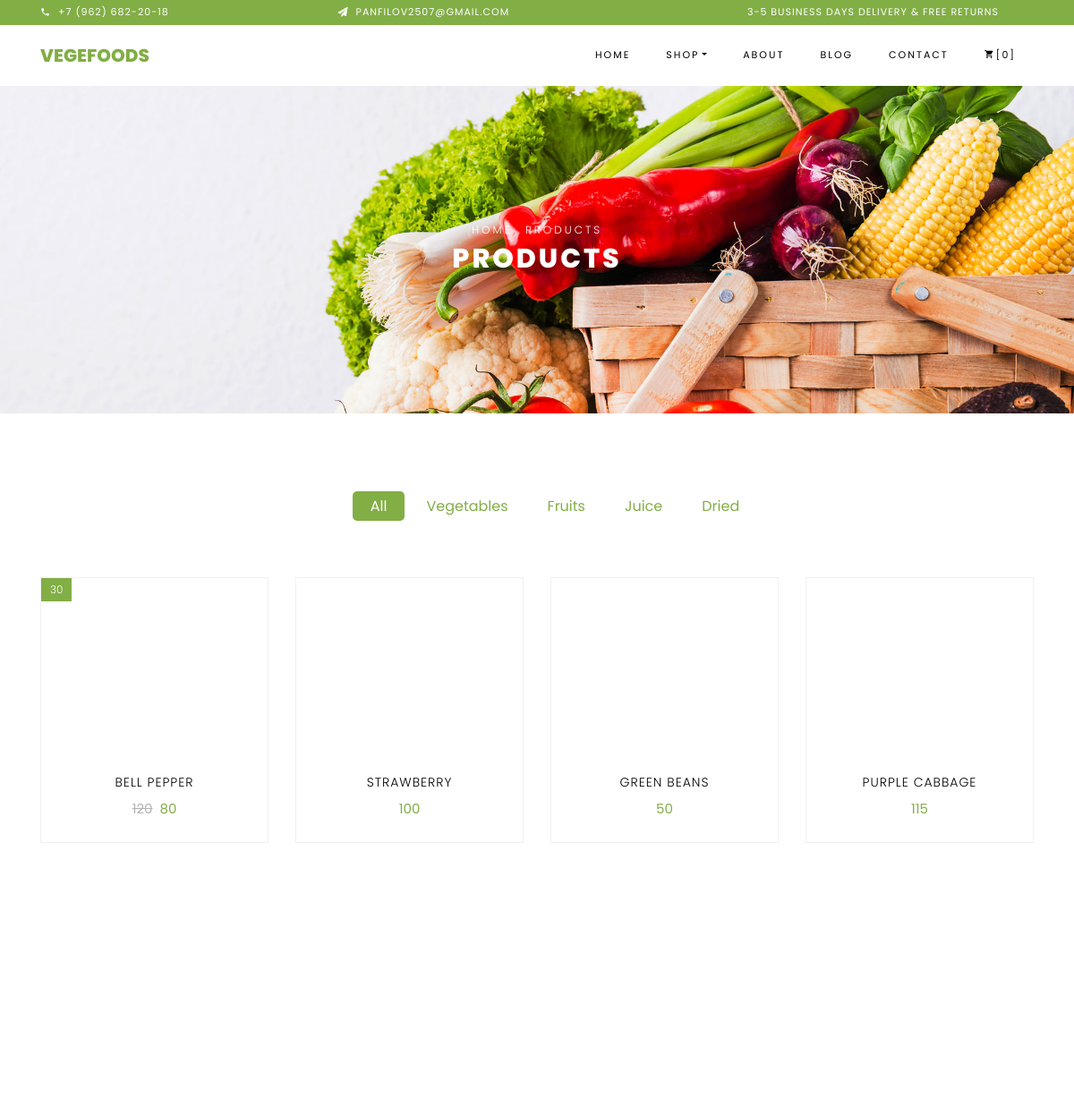
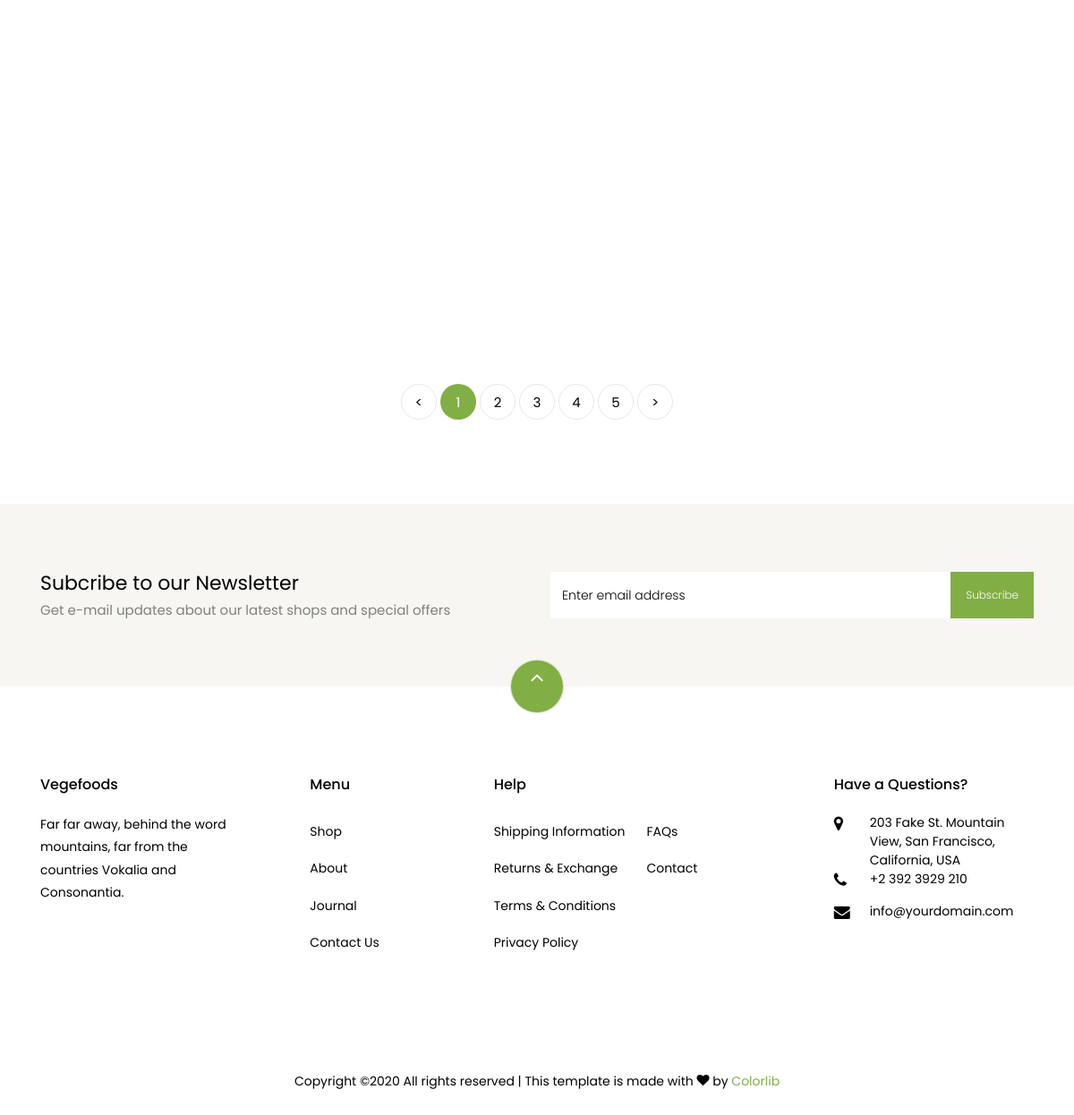
The app's page /shop/ with its own data (2 pictures, top to bottom).
### vegefood/models.py (models this page shows, shortened)
class Product(models.Model):
    TYPE = (
        ('fruits', 'fruits'),
        ('vegetables', 'vegetables'),
        ('juices', 'juices'),
        ('dried', 'dried'),
    )
    name = models.CharField(max_length=20)
    image = models.CharField(max_length=20, blank=True)
    discount = models.IntegerField(null=True, blank=True)
    price_dc = models.IntegerField()
    price_sale = models.IntegerField(null=True, blank=True)
    type = models.CharField(max_length=15, choices=TYPE)

### vegefood/views.py (the view)
# urls.py: path('shop/', ShopView.as_view(), name='shop'),
class ShopView(View):
    def get(self, request):
        context.update({'page_obj': Product.objects.all()})
        return render(request, 'vegefood/shop.html', context)

### vegefood/templates/vegefood/shop.html (shortened to what this page needs)
{% extends "vegefood/base.html" %}
{% load static %}
{% load i18n %}
{% block content %}
    <div class="hero-wrap hero-bread" style="background-image: url('{% static "vegefood/images/bg_1.jpg" %}');">
      <div class="container">
        <div class="row no-gutters slider-text align-items-center justify-content-center">
          <div class="col-md-9 ftco-animate text-center">
          	<p class="breadcrumbs"><span class="mr-2"><a href="{% url 'home' %}">Home</a></span> <span>Products</span></p>
            <h1 class="mb-0 bread">Products</h1>
          </div>
        </div>
      </div>
    </div>
    <section class="ftco-section">
    	<div class="container">
    		<div class="row justify-content-center">
    			<div class="col-md-10 mb-5 text-center">
    				<ul class="product-category">
    					<li><a href="#" class="active">All</a></li>
    					<li><a href="#">Vegetables</a></li>
    					<li><a href="#">Fruits</a></li>
    					<li><a href="#">Juice</a></li>
    					<li><a href="#">Dried</a></li>
    				</ul>
    			</div>
    		</div>
    		<div class="row">
				{% for product in page_obj%}
					<div class="col-md-6 col-lg-3 ftco-animate">
    				<div class="product">
    					<a href="#" class="img-prod"><img class="img-fluid" src="{% static '' %}vegefood/images/{{ product.image }}" alt="Colorlib Template">
    						{% if product.discount %}
								<span class="status">{{ product.discount }}</span>
    						{% endif %}
    					</a>
    					<div class="text py-3 pb-4 px-3 text-center">
    						<h3><a href="#">{{ product.name }}</a></h3>
    						<div class="d-flex">
    							<div class="pricing">
									{% if product.discount %}
		    							<p class="price"><span class="mr-2 price-dc">{{ product.price_dc }}</span><span class="price-sale">{{ product.price_sale }}</span></p>
									{% else %}
										<p class="price"><span>{{ product.price_dc }}</span></p>
									{% endif %}
								</div>
	    					</div>
    					</div>
    				</div>
    			</div>
				{% endfor %}
    		</div>
    		<div class="row mt-5">
          <div class="col text-center">
            <div class="block-27">
              <ul>
                <li><a href="#">&lt;</a></li>
                <li class="active"><span>1</span></li>
                <li><a href="#">2</a></li>
                <li><a href="#">3</a></li>
                <li><a href="#">4</a></li>
                <li><a href="#">5</a></li>
                <li><a href="#">&gt;</a></li>
              </ul>
            </div>
          </div>
        </div>
    	</div>
    </section>
{% endblock %}

### vegefood/templates/vegefood/base.html (shortened to what this page needs)
<!DOCTYPE html>
{% load i18n %}
{% load static %}
<html lang="en">
  <head>
    <link rel="stylesheet" href='{% static "vegefood/css/open-iconic-bootstrap.min.css" %}'>
    <link rel="stylesheet" href='{% static "vegefood/css/animate.css" %}'>
    <link rel="stylesheet" href='{% static "vegefood/css/owl.carousel.min.css" %}'>
    <link rel="stylesheet" href='{% static "vegefood/css/owl.theme.default.min.css" %}'>
    <link rel="stylesheet" href='{% static "vegefood/css/magnific-popup.css" %}'>
    <link rel="stylesheet" href='{% static "vegefood/css/aos.css" %}'>
    <link rel="stylesheet" href='{% static "vegefood/css/ionicons.min.css" %}'>
    <link rel="stylesheet" href='{% static "vegefood/css/bootstrap-datepicker.css" %}'>
    <link rel="stylesheet" href='{% static "vegefood/css/jquery.timepicker.css" %}'>
    <link rel="stylesheet" href='{% static "vegefood/css/flaticon.css" %}'>
    <link rel="stylesheet" href='{% static "vegefood/css/icomoon.css" %}'>
    <link rel="stylesheet" href='{% static "vegefood/css/style.css" %}'>
  </head>
  <body class="goto-here">
		<div class="py-1 bg-primary">
    	<div class="container">
    		<div class="row no-gutters d-flex align-items-start align-items-center px-md-0">
	    		<div class="col-lg-12 d-block">
		    		<div class="row d-flex">
		    			<div class="col-md pr-4 d-flex topper align-items-center">
					    	<div class="icon mr-2 d-flex justify-content-center align-items-center"><span class="icon-phone2"></span></div>
						    <span class="text">{{phone}}</span>
					    </div>
					    <div class="col-md pr-4 d-flex topper align-items-center">
					    	<div class="icon mr-2 d-flex justify-content-center align-items-center"><span class="icon-paper-plane"></span></div>
						    <span class="text">{{email}}</span>
					    </div>
					    <div class="col-md-5 pr-4 d-flex topper align-items-center text-lg-right">
						    <span class="text">3-5 Business days delivery &amp; Free Returns</span>
					    </div>
				    </div>
			    </div>
		    </div>
		  </div>
    </div>
    <nav class="navbar navbar-expand-lg navbar-dark ftco_navbar bg-dark ftco-navbar-light" id="ftco-navbar">
	    <div class="container">
	      <a class="navbar-brand" href="{% url 'home' %}">Vegefoods</a>
	      <div class="collapse navbar-collapse" id="ftco-nav">
	        <ul class="navbar-nav ml-auto">
	          <li class="nav-item"><a href="{% url 'home' %}" class="nav-link">{% trans 'home' %}</a></li>
	          <li class="nav-item active dropdown">
              <a class="nav-link dropdown-toggle" href="#" id="dropdown04" data-toggle="dropdown" aria-haspopup="true" aria-expanded="false">Shop</a>
            </li>
	          <li class="nav-item"><a href="about.html" class="nav-link">About</a></li>
	          <li class="nav-item"><a href="blog.html" class="nav-link">Blog</a></li>
	          <li class="nav-item"><a href="contact.html" class="nav-link">Contact</a></li>
	          <li class="nav-item cta cta-colored"><a href="cart.html" class="nav-link"><span class="icon-shopping_cart"></span>[0]</a></li>
	        </ul>
	      </div>
	    </div>
	  </nav>
  {% block content %}
  {% endblock %}
  <section class="ftco-section ftco-no-pt ftco-no-pb py-5 bg-light">
      <div class="container py-4">
        <div class="row d-flex justify-content-center py-5">
          <div class="col-md-6">
          	<h2 style="font-size: 22px;" class="mb-0">Subcribe to our Newsletter</h2>
          	<span>Get e-mail updates about our latest shops and special offers</span>
          </div>
          <div class="col-md-6 d-flex align-items-center">
            <form action="#" class="subscribe-form">
              <div class="form-group d-flex">
                <input type="text" class="form-control" placeholder="Enter email address">
                <input type="submit" value="Subscribe" class="submit px-3">
              </div>
            </form>
          </div>
        </div>
      </div>
    </section>
    <footer class="ftco-footer ftco-section">
      <div class="container">
      	<div class="row">
      		<div class="mouse">
						<a href="#" class="mouse-icon">
							<div class="mouse-wheel"><span class="ion-ios-arrow-up"></span></div>
						</a>
					</div>
      	</div>
        <div class="row mb-5">
          <div class="col-md">
            <div class="ftco-footer-widget mb-4">
              <h2 class="ftco-heading-2">Vegefoods</h2>
              <p>Far far away, behind the word mountains, far from the countries Vokalia and Consonantia.</p>
              <ul class="ftco-footer-social list-unstyled float-md-left float-lft mt-5">
              </ul>
            </div>
          </div>
          <div class="col-md">
            <div class="ftco-footer-widget mb-4 ml-md-5">
              <h2 class="ftco-heading-2">Menu</h2>
              <ul class="list-unstyled">
                <li><a href="#" class="py-2 d-block">Shop</a></li>
                <li><a href="#" class="py-2 d-block">About</a></li>
                <li><a href="#" class="py-2 d-block">Journal</a></li>
                <li><a href="#" class="py-2 d-block">Contact Us</a></li>
              </ul>
            </div>
          </div>
          <div class="col-md-4">
             <div class="ftco-footer-widget mb-4">
              <h2 class="ftco-heading-2">Help</h2>
              <div class="d-flex">
	              <ul class="list-unstyled mr-l-5 pr-l-3 mr-4">
	                <li><a href="#" class="py-2 d-block">Shipping Information</a></li>
	                <li><a href="#" class="py-2 d-block">Returns &amp; Exchange</a></li>
	                <li><a href="#" class="py-2 d-block">Terms &amp; Conditions</a></li>
	                <li><a href="#" class="py-2 d-block">Privacy Policy</a></li>
	              </ul>
	              <ul class="list-unstyled">
	                <li><a href="#" class="py-2 d-block">FAQs</a></li>
	                <li><a href="#" class="py-2 d-block">Contact</a></li>
	              </ul>
	            </div>
            </div>
          </div>
          <div class="col-md">
            <div class="ftco-footer-widget mb-4">
            	<h2 class="ftco-heading-2">Have a Questions?</h2>
            	<div class="block-23 mb-3">
	              <ul>
	                <li><span class="icon icon-map-marker"></span><span class="text">203 Fake St. Mountain View, San Francisco, California, USA</span></li>
	                <li><a href="#"><span class="icon icon-phone"></span><span class="text">+2 392 3929 210</span></a></li>
	                <li><a href="#"><span class="icon icon-envelope"></span><span class="text">info@yourdomain.com</span></a></li>
	              </ul>
	            </div>
            </div>
          </div>
        </div>
        <div class="row">
          <div class="col-md-12 text-center">
            <p>
						  Copyright &copy;<script>document.write(new Date().getFullYear());</script> All rights reserved | This template is made with <i class="icon-heart color-danger" aria-hidden="true"></i> by <a href="https://colorlib.com" target="_blank">Colorlib</a>
						</p>
          </div>
        </div>
      </div>
    </footer>
  </body>
</html>

### vegefood/static/vegefood/css/icomoon.css (style rules this page uses)
[class^="icon-"], [class*=" icon-"] { font-family: 'icomoon' !important; speak: none; font-style: normal; font-weight: normal; font-variant: normal; text-transform: none; line-height: 1; -webkit-font-smoothing: antialiased; -moz-osx-font-smoothing: grayscale; }
.icon-heart:before { content: "\f004"; }
.icon-map-marker:before { content: "\f041"; }
.icon-phone:before { content: "\f095"; }
.icon-envelope:before { content: "\f0e0"; }
.icon-paper-plane:before { content: "\f1d8"; }
.icon-phone2:before { content: "\e0cd"; }
.icon-shopping_cart:before { content: "\e8cc"; }

### records on screen
Product: discount "30", name "BELL PEPPER", price_dc "120", price_sale "80"
Product: name "STRAWBERRY", price_dc "100"
Product: name "GREEN BEANS", price_dc "50"
Product: name "PURPLE CABBAGE", price_dc "115"

### other values on screen
{{ phone }} "+7 (962) 682-20-18"
{{ email }} "PANFILOV2507@GMAIL.COM"
